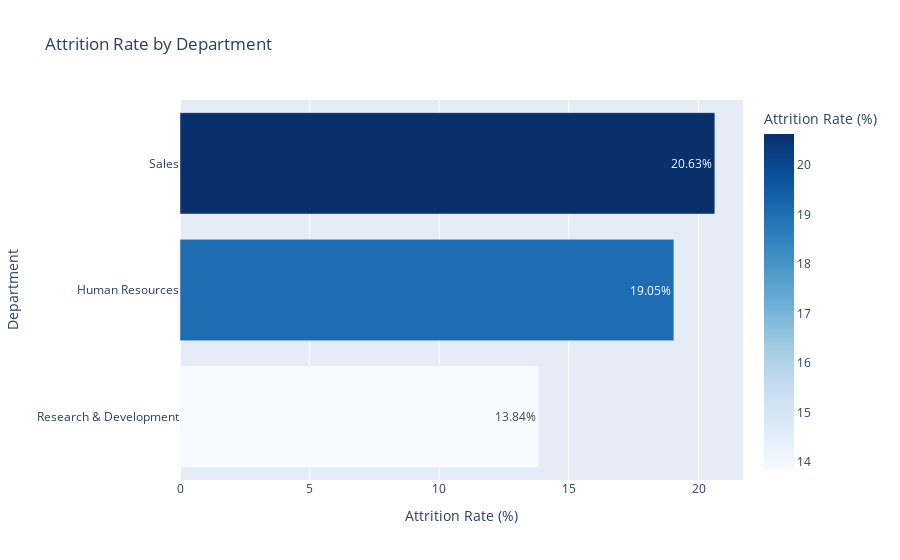

The notebook cell this image was saved under:
### Markdown cell above
## Interactive Dashboards with Plotly

We use Plotly to generate:

- 🔷 Bar chart: Attrition Rate by Department
- 🟣 Bar chart: Attrition Rate by Tenure Bucket
- 📋 Table: Top Salary Rankings by Department

These interactive charts enhance readability and make our findings presentation-ready.

### Code cell
fig = px.bar(
    dept_attrition,
    x='attrition_rate_percent',
    y='Department',
    orientation='h',
    color='attrition_rate_percent',
    color_continuous_scale='Blues',
    title='Attrition Rate by Department',
    labels={'attrition_rate_percent': 'Attrition Rate (%)'},
    text='attrition_rate_percent'
)
fig.update_traces(texttemplate='%{text}%', textposition='inside')
fig.update_layout(yaxis={'categoryorder':'total ascending'})
fig.show()
fig.write_image('attrition_by_department_plotly.png', scale=2)

### Figure 1 — Plotly figure (JSON) as saved in the notebook; plotly's stock layout.template omitted (floating-point values rounded to 4 significant figures)
{"data": [{"hovertemplate": "Attrition Rate (%)=%{marker.color}<br>Department=%{y}<extra></extra>", "legendgroup": "", "marker": {"color": [20.63, 19.05, 13.84], "coloraxis": "coloraxis", "pattern": {"shape": ""}}, "name": "", "orientation": "h", "showlegend": false, "text": [20.63, 19.05, 13.84], "textposition": "inside", "texttemplate": "%{text}%", "type": "bar", "x": [20.63, 19.05, 13.84], "xaxis": "x", "y": ["Sales", "Human Resources", "Research & Development"], "yaxis": "y"}], "layout": {"autosize": true, "barmode": "relative", "coloraxis": {"colorbar": {"title": {"text": "Attrition Rate (%)"}}, "colorscale": [[0, "rgb(247,251,255)"], [0.125, "rgb(222,235,247)"], [0.25, "rgb(198,219,239)"], [0.375, "rgb(158,202,225)"], [0.5, "rgb(107,174,214)"], [0.625, "rgb(66,146,198)"], [0.75, "rgb(33,113,181)"], [0.875, "rgb(8,81,156)"], [1, "rgb(8,48,107)"]]}, "legend": {"tracegroupgap": 0}, "title": {"text": "Attrition Rate by Department"}, "xaxis": {"anchor": "y", "autorange": true, "domain": [0, 1], "range": [0, 21.72], "title": {"text": "Attrition Rate (%)"}, "type": "linear"}, "yaxis": {"anchor": "x", "autorange": true, "categoryorder": "total ascending", "domain": [0, 1], "range": [-0.5, 2.5], "title": {"text": "Department"}, "type": "category"}}}
